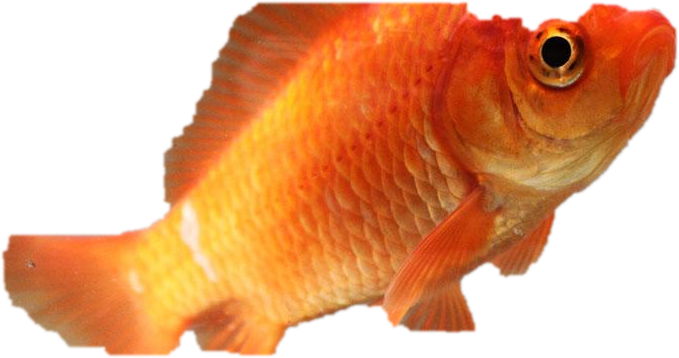
#> input picture assets/fish/goldfish_photos/common.png, 679 x 358 px
$ python build_goldfish_photos.py
#> lines starting #> are read from the running program, lines starting #| are printed output that depends on the picture
"""Builds the goldfish sprite sheet from real photos (assets/fish/goldfish_photos/*.png,
already cut out, facing right) into assets/fish/goldfish_sheet.png and
scripts/goldfish_cells.gd. Varieties without a photo use a stand-in photo with a tint
(listed in STAND_INS).

Cutting a fish out of a source photo (one-off, see cut()):
    python tools/build_goldfish_photos.py cut <photo> <variety> [flip] [x0 y0 x1 y1] [bg=x0,y0,x1,y1 ...]
  uses OpenCV GrabCut seeded with the box (or the middle of the picture), with any bg= rects
  forced to background, and writes
  assets/fish/goldfish_photos/<variety>.png.
Rebuild the sheet:
    python tools/build_goldfish_photos.py
Photo credits are in assets/fish/CREDITS.md.
"""
import os
import sys

import cv2
import numpy as np
from PIL import Image, ImageFilter

ROOT = os.path.dirname(os.path.dirname(os.path.abspath(__file__)))
PHOTOS = os.path.join(ROOT, "assets", "fish", "goldfish_photos")
ORDER = ["common", "comet", "shubunkin", "fantail", "ryukin", "calico_fantail", "black_moor", "oranda",
         "panda", "ranchu", "lionhead", "bubble_eye", "telescope", "pearlscale", "celestial"]
# variety -> (photo to use instead, RGB multiplier) when there's no photo of its own.
STAND_INS = {}
CELL_W, CELL_H = 200, 120
COLS = 5


def cut(src, variety, flip=False, box=None, bg=()):
    img = cv2.imread(src, cv2.IMREAD_COLOR)
    if img is None:
        raise SystemExit("can't read " + src)
    h, w = img.shape[:2]
    if box is None:
        box = (int(w * 0.04), int(h * 0.06), int(w * 0.96), int(h * 0.94))
    x0, y0, x1, y1 = box
    # Outside the box is background; extra bg rects (bits of plant, bubbles) are too.
    mask = np.full((h, w), cv2.GC_BGD, np.uint8)
    mask[y0:y1, x0:x1] = cv2.GC_PR_FGD
    for bx0, by0, bx1, by1 in bg:
        mask[by0:by1, bx0:bx1] = cv2.GC_BGD
    bgd = np.zeros((1, 65), np.float64)
    fgd = np.zeros((1, 65), np.float64)
    cv2.grabCut(img, mask, None, bgd, fgd, 8, cv2.GC_INIT_WITH_MASK)
    fg = np.where((mask == cv2.GC_FGD) | (mask == cv2.GC_PR_FGD), 255, 0).astype(np.uint8)
    # Keep the biggest blob (the fish), fill holes, soften the edge a little.
    n, labels, stats, _ = cv2.connectedComponentsWithStats(fg)
    if n > 1:
        biggest = 1 + int(np.argmax(stats[1:, cv2.CC_STAT_AREA]))
        fg = np.where(labels == biggest, 255, 0).astype(np.uint8)
    fg = cv2.morphologyEx(fg, cv2.MORPH_CLOSE, np.ones((7, 7), np.uint8))
    rgba = cv2.cvtColor(img, cv2.COLOR_BGR2RGBA)
    out = Image.fromarray(rgba)
    alpha = Image.fromarray(fg).filter(ImageFilter.GaussianBlur(1.2))
    out.putalpha(alpha)
    out = out.crop(out.getbbox())
    if flip:
        out = out.transpose(Image.FLIP_LEFT_RIGHT)
    os.makedirs(PHOTOS, exist_ok=True)
    path = os.path.join(PHOTOS, variety + ".png")
    out.save(path)
    print("wrote", path, out.size)


def build():
    rows = (len(ORDER) + COLS - 1) // COLS
    sheet = Image.new("RGBA", (CELL_W * COLS, CELL_H * rows), (0, 0, 0, 0))
#> sheet: PIL image 1000x360 RGBA; every value is 0
    cells = {}
    for i, name in enumerate(ORDER):
        src, mult = name, None
        if not os.path.exists(os.path.join(PHOTOS, name + ".png")) and name in STAND_INS:
            src, mult = STAND_INS[name]
        path = os.path.join(PHOTOS, src + ".png")
        if not os.path.exists(path):
            print("missing", name)
            continue
        fish = Image.open(path).convert("RGBA")
#> fish is the input picture: PIL image 679x358 RGBA; mean R, G, B, A 185.9, 118.8, 75, 155.3
        scale = min((CELL_W - 8) / fish.width, (CELL_H - 8) / fish.height)
#> scale = 0.283
        fish = fish.resize((max(1, int(fish.width * scale)), max(1, int(fish.height * scale))), Image.LANCZOS)
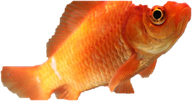
#> fish: PIL image 192x101 RGBA; mean R, G, B, A 135.3, 71.1, 29.7, 155.3; transparent parts drawn white
        if mult:
            r, g, b, a = fish.split()
            r = r.point(lambda p: min(255, int(p * mult[0])))
            g = g.point(lambda p: min(255, int(p * mult[1])))
            b = b.point(lambda p: min(255, int(p * mult[2])))
            fish = Image.merge("RGBA", (r, g, b, a))
        x = (i % COLS) * CELL_W + (CELL_W - fish.width) // 2
#> x = 4
        y = (i // COLS) * CELL_H + (CELL_H - fish.height) // 2
#> y = 9
        sheet.paste(fish, (x, y), fish)
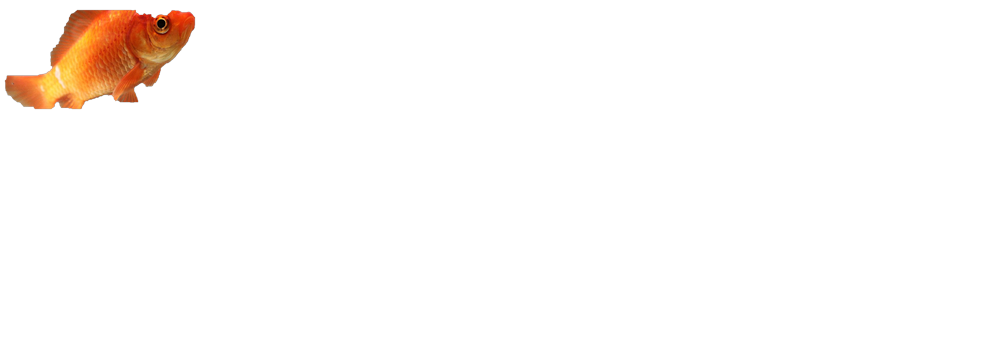
#> sheet: PIL image 1000x360 RGBA; mean R, G, B, A 6.9, 3.6, 1.4, 8.3; transparent parts drawn white
        cells[name] = [x, y, fish.width, fish.height]
#> pass 2 of the loop in build, `for i, name in enumerate(ORDER):`:
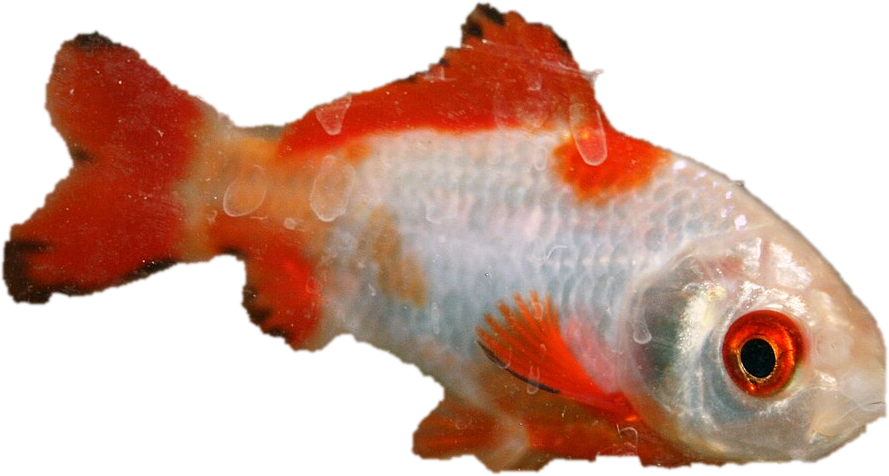
#> input picture assets/fish/goldfish_photos/comet.png, 889 x 476 px
#> in build, fish is the input picture: PIL image 889x476 RGBA; mean R, G, B, A 149.7, 98.9, 74.6, 141.3
#> in build, `fish = fish.resize((max(1, int(fish.width * scale)), max(1, int(fish.h..`:
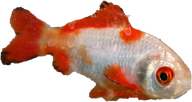
#> fish: PIL image 192x102 RGBA; mean R, G, B, A 100.7, 62.4, 48, 141.4; transparent parts drawn white
#> in build, `sheet.paste(fish, (x, y), fish)`:
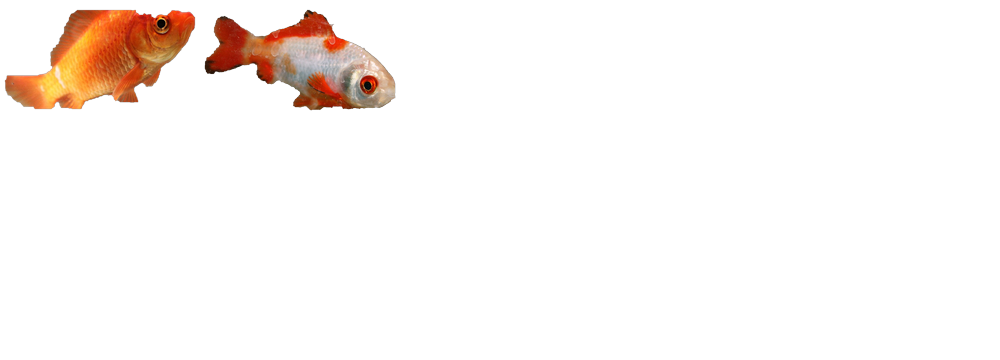
#> sheet: PIL image 1000x360 RGBA; mean R, G, B, A 12.1, 6.8, 4, 15.9; transparent parts drawn white
    sheet.save(os.path.join(ROOT, "assets", "fish", "goldfish_sheet.png"))
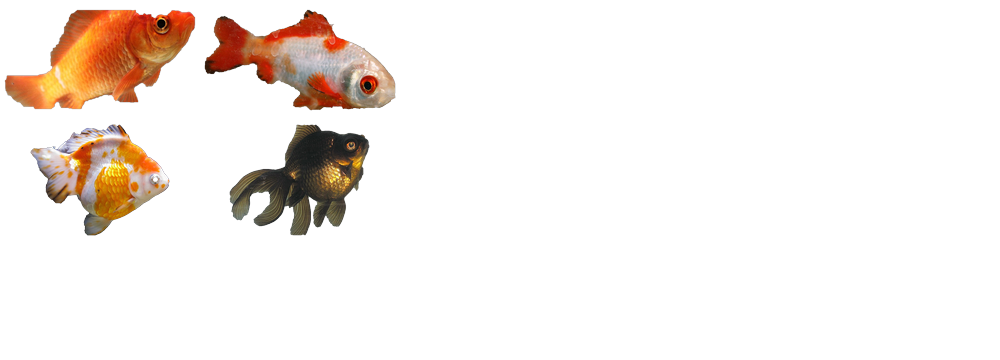
#> saved as goldfish_sheet.png: PIL image 1000x360 RGBA; mean R, G, B, A 18.5, 11.9, 7.5, 28; transparent parts drawn white
    lines = ["extends RefCounted", "## Generated by tools/build_goldfish_photos.py: where each goldfish variety is on",
             "## assets/fish/goldfish_sheet.png ([x, y, w, h]). Don't edit by hand.", "", "const CELLS := {"]
    for k, r in cells.items():
        lines.append('\t"%s": [%d, %d, %d, %d],' % (k, r[0], r[1], r[2], r[3]))
    lines.append("}")
    with open(os.path.join(ROOT, "scripts", "goldfish_cells.gd"), "w", newline="\n") as f:
        f.write("\n".join(lines) + "\n")
    print("sheet:", len(cells), "goldfish")
#| sheet: 4 goldfish


if __name__ == "__main__":
    if len(sys.argv) > 1 and sys.argv[1] == "cut":
        args = sys.argv[2:]
        flip = "flip" in args
        bg = [tuple(int(n) for n in a[3:].split(",")) for a in args[2:] if a.startswith("bg=")]
        nums = [int(a) for a in args[2:] if a.lstrip("-").isdigit()]
        cut(args[0], args[1], flip, tuple(nums) if len(nums) == 4 else None, bg)
    else:
        build()
